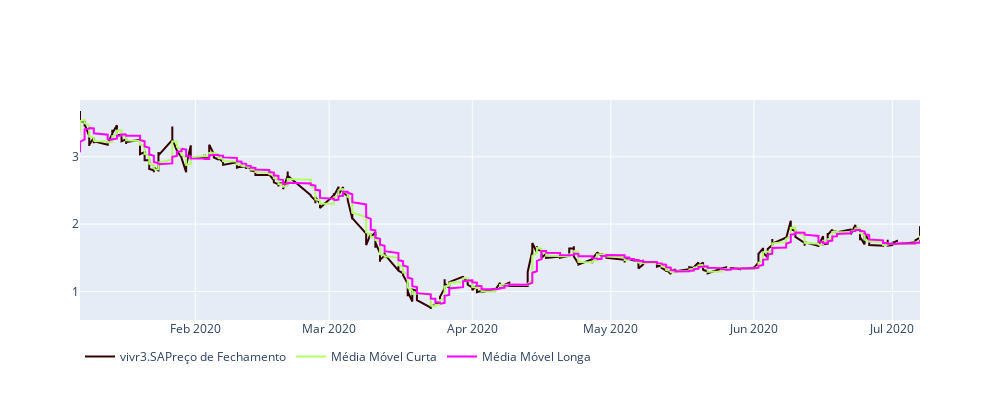

Notebook source saved alongside this figure:
### Markdown cell above
## Plota o gráfico com o preço de fechamento e as médias móveis

### Code cell
close_prices = go.Scatter(
                            x = df_stock_prices['Date'],
                            y = df_stock_prices['Close'],
                            name = stock + 'Preço de Fechamento',
                            line = dict(color = '#330000'),
                            opacity = 1.0)

close_prices2 = go.Candlestick(
                                x = df_stock_prices['Date'],
                                open = df_stock_prices['Open'],
                                high = df_stock_prices['High'],
                                low = df_stock_prices['Low'],
                                close = df_stock_prices['Close'])

mm_s = go.Scatter(
                    x = df_stock_prices['Date'],
                    y = df_stock_prices['MM_SHORT'],
                    name = 'Média Móvel Curta',
                    line = dict(color = '#B2FF66'),
                    opacity = 1.0)

mm_l = go.Scatter(
                    x = df_stock_prices['Date'],
                    y = df_stock_prices['MM_LONG'],
                    name = 'Média Móvel Longa',
                    line = dict(color = '#FF00FF'),
                    opacity = 1.0)

layout = go.Layout(
                    autosize=False,
                    legend_orientation='h',
                    width=1000,
                    height=400)

data_prices = [close_prices,mm_s,mm_l]

fig = go.Figure(data=data_prices, layout=layout)

py.iplot(fig)

### Figure 1 — Plotly figure (JSON) as saved in the notebook; plotly's stock layout.template omitted (floating-point values rounded to 4 significant figures; data arrays with more than 128 entries replaced by an {"elided": "..."} marker saying what was removed)
{"data": [{"line": {"color": "#330000"}, "name": "vivr3.SAPreço de Fechamento", "opacity": 1, "type": "scatter", "x": {"elided": "842 str values"}, "y": {"elided": "842 float values"}}, {"line": {"color": "#B2FF66"}, "name": "Média Móvel Curta", "opacity": 1, "type": "scatter", "x": {"elided": "842 str values"}, "y": {"elided": "842 float values"}}, {"line": {"color": "#FF00FF"}, "name": "Média Móvel Longa", "opacity": 1, "type": "scatter", "x": {"elided": "842 str values"}, "y": {"elided": "842 float values"}}], "layout": {"autosize": false, "height": 400, "legend": {"orientation": "h"}, "width": 1000}}
